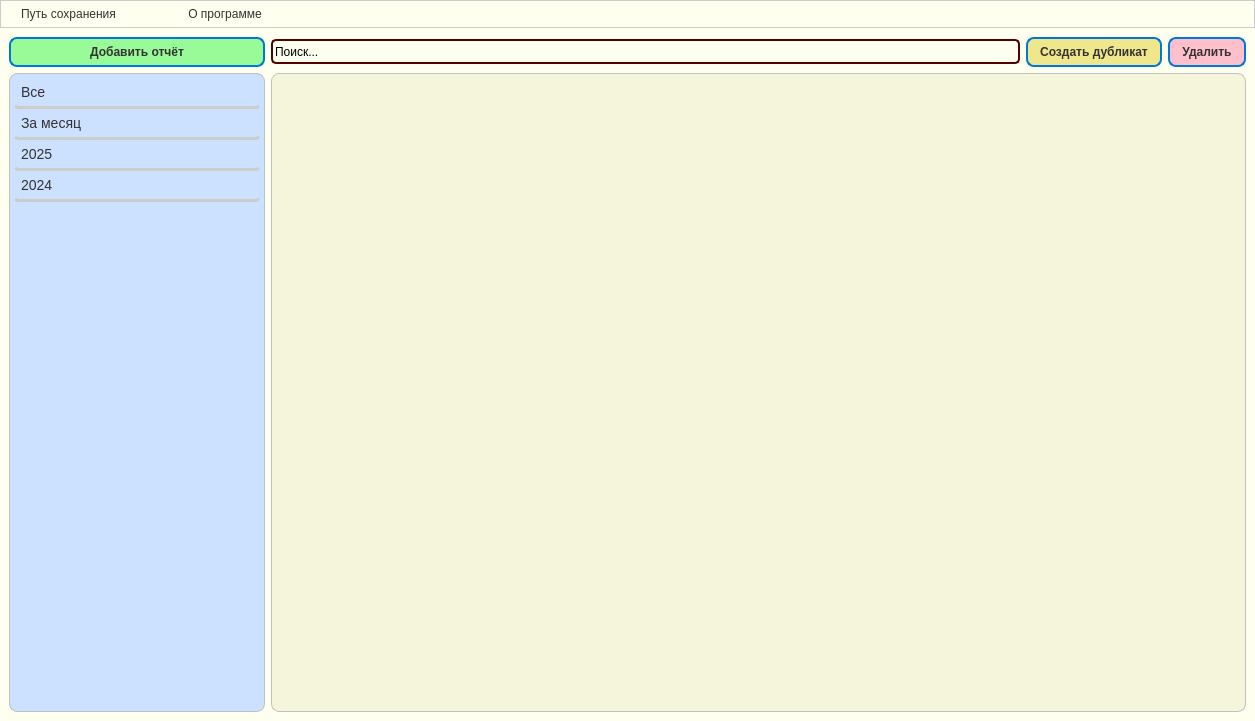
<?xml version="1.0" encoding="UTF-8"?>
<ui version="4.0">
 <class>HousePrice</class>
 <widget class="QMainWindow" name="HousePrice">
  <property name="enabled">
   <bool>true</bool>
  </property>
  <property name="geometry">
   <rect>
    <x>0</x>
    <y>0</y>
    <width>1255</width>
    <height>721</height>
   </rect>
  </property>
  <property name="windowTitle">
   <string>MainWindow</string>
  </property>
  <property name="styleSheet">
   <string notr="true">QMenuBar {
    background-color: #fdfdfd;
    border: 1px solid #cccccc;
}

QMenuBar::item {
    spacing: 4px;
    padding: 6px 14px;
    background: transparent;
    color: #333;
}

QMenuBar::item:selected {
    background: #cce0ff;
    color: #000;
    border-radius: 6px;
}

QMenu {
    background-color: #ffffff;
    border: 1px solid #c0c0c0;
    padding: 4px;
    border-radius: 6px;
}

QMenu::item {
    padding: 6px 18px;
    background-color: transparent;
    color: #333;
    border-radius: 4px;
}

QMenu::item:selected {
    background-color: #e6f0ff;
    color: #000;
}
QWidget {
    background-color: #fffff0;
}

</string>
  </property>
  <widget class="QWidget" name="centralwidget">
   <layout class="QGridLayout" name="gridLayout">
    <item row="1" column="2" colspan="3">
     <widget class="QTableWidget" name="MainTableForDocs">
      <property name="enabled">
       <bool>true</bool>
      </property>
      <property name="font">
       <font>
        <pointsize>-1</pointsize>
       </font>
      </property>
      <property name="focusPolicy">
       <enum>Qt::WheelFocus</enum>
      </property>
      <property name="contextMenuPolicy">
       <enum>Qt::ActionsContextMenu</enum>
      </property>
      <property name="autoFillBackground">
       <bool>false</bool>
      </property>
      <property name="styleSheet">
       <string notr="true">QTableWidget {
    background-color: #ffffff;
    border: 1px solid #c0c0c0;
    border-radius: 8px;
    gridline-color: #e0e0e0;
    font-size: 14px;
    color: #333;
    selection-background-color: #cce0ff;
    selection-color: #000;
}

QHeaderView::section {
    background-color: #f2f2f2;
    padding: 6px;
    border: 1px solid #dcdcdc;
    font-weight: bold;
    color: #333;
    border-top-left-radius: 4px;
    border-top-right-radius: 4px;
}

QTableWidget::item {
    padding: 6px;
    border: none;
}

QTableWidget::item:selected {
    background-color: #cce0ff;
    color: #000;
}

QScrollBar:vertical {
    background: #f2f2f2;
    width: 10px;
    margin: 0px 0px 0px 0px;
    border-radius: 5px;
}

QScrollBar::handle:vertical {
    background: #a0a0a0;
    min-height: 20px;
    border-radius: 5px;
}

QScrollBar::handle:vertical:hover {
    background: #888;
}
QWidget {
    background-color: #f5f5dc;
}

</string>
      </property>
      <property name="tabKeyNavigation">
       <bool>true</bool>
      </property>
      <property name="alternatingRowColors">
       <bool>false</bool>
      </property>
      <property name="showGrid">
       <bool>true</bool>
      </property>
      <property name="gridStyle">
       <enum>Qt::SolidLine</enum>
      </property>
      <property name="wordWrap">
       <bool>true</bool>
      </property>
      <property name="cornerButtonEnabled">
       <bool>true</bool>
      </property>
      <attribute name="horizontalHeaderVisible">
       <bool>true</bool>
      </attribute>
      <attribute name="horizontalHeaderDefaultSectionSize">
       <number>129</number>
      </attribute>
      <attribute name="horizontalHeaderHighlightSections">
       <bool>false</bool>
      </attribute>
      <attribute name="horizontalHeaderShowSortIndicator" stdset="0">
       <bool>true</bool>
      </attribute>
     </widget>
    </item>
    <item row="0" column="2">
     <widget class="QLineEdit" name="search_layer">
      <property name="maximumSize">
       <size>
        <width>16777215</width>
        <height>25</height>
       </size>
      </property>
      <property name="styleSheet">
       <string notr="true">QLineEdit {
    border: 2px solid rgb(85, 0, 0);  /* цвет и толщина границы */
	
    border-radius: 5px;                  /* радиус скругления углов */
}</string>
      </property>
      <property name="text">
       <string>Поиск...</string>
      </property>
     </widget>
    </item>
    <item row="0" column="0" colspan="2">
     <widget class="QPushButton" name="New_doc_Button">
      <property name="font">
       <font>
        <weight>75</weight>
        <bold>true</bold>
       </font>
      </property>
      <property name="styleSheet">
       <string notr="true">QPushButton {
    background-color: #98FB98;
    color: #333333;
    border: 2px solid #0078d7;         /* синий акцент */
    border-radius: 8px;
    padding: 6px 12px;
    font-weight: bold;
}

QPushButton:hover {
    background-color: #e6f0ff;         /* светло-синий при наведении */
}

QPushButton:pressed {
    background-color: #cce0ff;         /* темнее при нажатии */
}

QPushButton:disabled {
    background-color: #f0f0f0;
    color: #a0a0a0;
    border: 1px solid #cccccc;
}
#pushButton_duplicate {
    background-color: #f9f9f9;
    border: 2px solid #28a745;   /* зелёный */
    border-radius: 8px;
    padding: 6px 14px;
}
#pushButton_duplicate:hover {
    background-color: #e6ffe9;
}
</string>
      </property>
      <property name="text">
       <string>Добавить отчёт</string>
      </property>
     </widget>
    </item>
    <item row="1" column="0" colspan="2">
     <widget class="QListWidget" name="sortirovshik_po_datam">
      <property name="styleSheet">
       <string notr="true">QListWidget {
    background-color: #E0EAF5;
    border: 1px solid #c0c0c0;
    border-radius: 8px;
    padding: 4px;
    font-size: 14px;
    color: #333;
}

QListWidget::item {
    padding: 6px 10px;
    border: none;
    border-radius: 4px;
}

QListWidget::item:hover {
    background-color: #e6f0ff;
    color: #000;
}

QListWidget::item:selected {
    background-color: #cce0ff;
    color: #000;
    font-weight: bold;
}
QWidget {
    background-color: #cce0ff;
}

    QListWidget::item {
        padding: 6px 4px;
        border-bottom: 3px solid #cccccc;
    }
    QListWidget::item:selected {
        background-color: #a0c4ff;
    }

</string>
      </property>
      <item>
       <property name="text">
        <string>Все</string>
       </property>
      </item>
      <item>
       <property name="text">
        <string>За месяц</string>
       </property>
      </item>
      <item>
       <property name="text">
        <string>2025</string>
       </property>
      </item>
      <item>
       <property name="text">
        <string>2024</string>
       </property>
      </item>
     </widget>
    </item>
    <item row="0" column="3">
     <widget class="QPushButton" name="copy_button">
      <property name="styleSheet">
       <string notr="true">QPushButton {
    background-color: #F0E68C;
    color: #333333;
    border: 2px solid #0078d7;         /* синий акцент */
    border-radius: 8px;
    padding: 6px 12px;
    font-weight: bold;
}

QPushButton:hover {
    background-color: #e6f0ff;         /* светло-синий при наведении */
}

QPushButton:pressed {
    background-color: #cce0ff;         /* темнее при нажатии */
}

QPushButton:disabled {
    background-color: #f0f0f0;
    color: #a0a0a0;
    border: 1px solid #cccccc;
}
#pushButton_duplicate {
    background-color: #f9f9f9;
    border: 2px solid #28a745;   /* зелёный */
    border-radius: 8px;
    padding: 6px 14px;
}
#pushButton_duplicate:hover {
    background-color: #e6ffe9;
}
</string>
      </property>
      <property name="text">
       <string>Создать дубликат</string>
      </property>
     </widget>
    </item>
    <item row="0" column="4">
     <widget class="QPushButton" name="delete_button">
      <property name="styleSheet">
       <string notr="true">QPushButton {
    background-color: #FFC0CB;
    color: #333333;
    border: 2px solid #0078d7;         /* синий акцент */
    border-radius: 8px;
    padding: 6px 12px;
    font-weight: bold;
}

QPushButton:hover {
    background-color: #DB7093;         /* светло-синий при наведении */
}

QPushButton:pressed {
    background-color: #ffe0e0;         /* темнее при нажатии */
}

QPushButton:disabled {
    background-color: #f0f0f0;
    color: #a0a0a0;
    border: 1px solid #cccccc;
}
#pushButton_delete {
    background-color: #fff;
    border: 2px solid #dc3545;   /* красный */
    border-radius: 8px;
    padding: 6px 14px;
}
#pushButton_delete:hover {
    background-color: #ffe6e6;
}
</string>
      </property>
      <property name="text">
       <string>Удалить</string>
      </property>
     </widget>
    </item>
   </layout>
  </widget>
  <widget class="QMenuBar" name="menubar">
   <property name="geometry">
    <rect>
     <x>0</x>
     <y>0</y>
     <width>1255</width>
     <height>35</height>
    </rect>
   </property>
   <widget class="QMenu" name="menu">
    <property name="title">
     <string/>
    </property>
   </widget>
   <widget class="QMenu" name="save_dir">
    <property name="title">
     <string>Путь сохранения</string>
    </property>
    <addaction name="action_dir"/>
   </widget>
   <widget class="QMenu" name="menu_payment_dialog">
    <property name="title">
     <string> </string>
    </property>
   </widget>
   <widget class="QMenu" name="menu_user">
    <property name="title">
     <string>О программе</string>
    </property>
    <addaction name="action_about"/>
    <addaction name="action_2"/>
   </widget>
   <addaction name="menu"/>
   <addaction name="save_dir"/>
   <addaction name="menu_payment_dialog"/>
   <addaction name="menu_user"/>
  </widget>
  <action name="action_dir">
   <property name="text">
    <string>Выбор папки</string>
   </property>
  </action>
  <action name="action_company_info">
   <property name="text">
    <string>Информация об оценочной организации</string>
   </property>
  </action>
  <action name="action_apriser_info">
   <property name="text">
    <string>Информация об оценщике</string>
   </property>
  </action>
  <action name="action_payment_cash">
   <property name="text">
    <string>Оплатить подписку</string>
   </property>
  </action>
  <action name="action_3">
   <property name="text">
    <string>Проверить подписку</string>
   </property>
  </action>
  <action name="action_check_for_updates">
   <property name="text">
    <string>Проверить наличие обновлений</string>
   </property>
  </action>
  <action name="action_about">
   <property name="text">
    <string>Пользователь</string>
   </property>
  </action>
  <action name="action_2">
   <property name="text">
    <string>Служба поддержки</string>
   </property>
  </action>
 </widget>
 <tabstops>
  <tabstop>search_layer</tabstop>
  <tabstop>delete_button</tabstop>
  <tabstop>copy_button</tabstop>
  <tabstop>New_doc_Button</tabstop>
  <tabstop>MainTableForDocs</tabstop>
  <tabstop>sortirovshik_po_datam</tabstop>
 </tabstops>
 <resources/>
 <connections/>
</ui>
